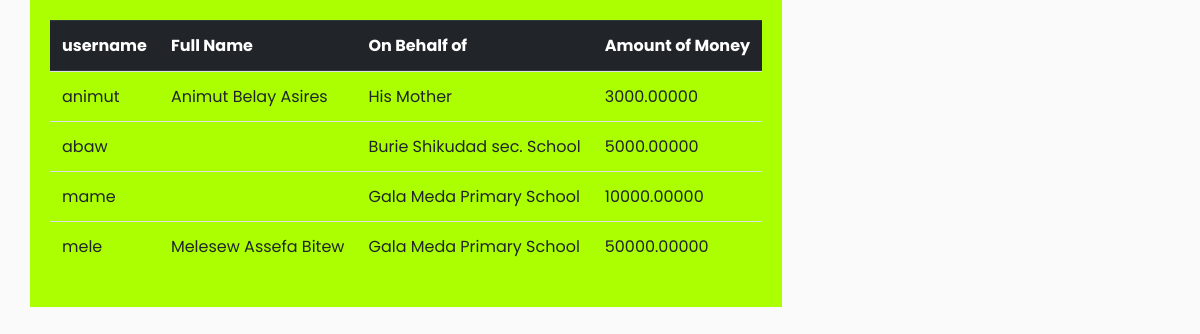
Page /fundraising/view_total_promise/ on the committed database.
### fundraising/models.py (models this page shows, shortened)
class Promise(models.Model):
    user = models.OneToOneField(User,on_delete=models.CASCADE, unique=True, primary_key=True)
    full_name_promise = models.CharField(max_length = 100, default ="")
    on_behalf_of = models.CharField(max_length = 100, default ="")
    amount_in_ETB = models.DecimalField(max_digits=14, decimal_places =5)
    created_on = models.DateTimeField(auto_now_add=True, null = True, blank = True)
    status = models.IntegerField(choices=STATUS, default=0)

### fundraising/views.py (the view)
# urls.py: path('view_total_promise/', views.view_total_promise, name = 'view_total_promise'),
def view_total_promise(request):
    p = Promise.objects.all()
    context = {'p':p}
    return render(request, "fundraising/view_total_promise.html", context)

### templates/fundraising/view_total_promise.html (shortened to what this page needs)
{% load static %}
<html>
<head><title> Total Promise </title>
    <link rel="stylesheet" href="https://stackpath.bootstrapcdn.com/bootstrap/4.1.0/css/bootstrap.min.css">
    <link rel="stylesheet" href="{% static 'css/style.css' %}">
</head>
<body>
<div class="container">
 <div class="row" >
<div style="background-color: #abff00; color: #ffffff>
    <div class="col-md-8 card mb-4  mt-3 left  top">
      <div class="card-body" >
<table class="table">
<tr>
<thead class="thead-dark">
<th>username</th>
<th>Full Name</th>
<th>On Behalf of</th>
<th>Amount of Money</th>
</thead>
</tr>
{% for n in p %}
<tr>
<td>{{n.user}}</td>  <td>{{n.full_name_promise}} </td> <td>{{n.on_behalf_of}}</td>  <td> {{n.amount_in_ETB}}</td>   </tr>
{% endfor %}
</table>
</div>
</div>
</div>
</div>
</body>
</html>

### static/css/style.css (style rules this page uses)
body { font-family: 'Poppins', sans-serif; background: #fafafa; }

### rows in the picture
Promise: user "animut", full_name_promise "Animut Belay Asires", on_behalf_of "His Mother", amount_in_ETB "3000.00000"
Promise: user "abaw", on_behalf_of "Burie Shikudad sec. School", amount_in_ETB "5000.00000"
Promise: user "mame", on_behalf_of "Gala Meda Primary School", amount_in_ETB "10000.00000"
Promise: user "mele", full_name_promise "Melesew Assefa Bitew", on_behalf_of "Gala Meda Primary School", amount_in_ETB "50000.00000"
